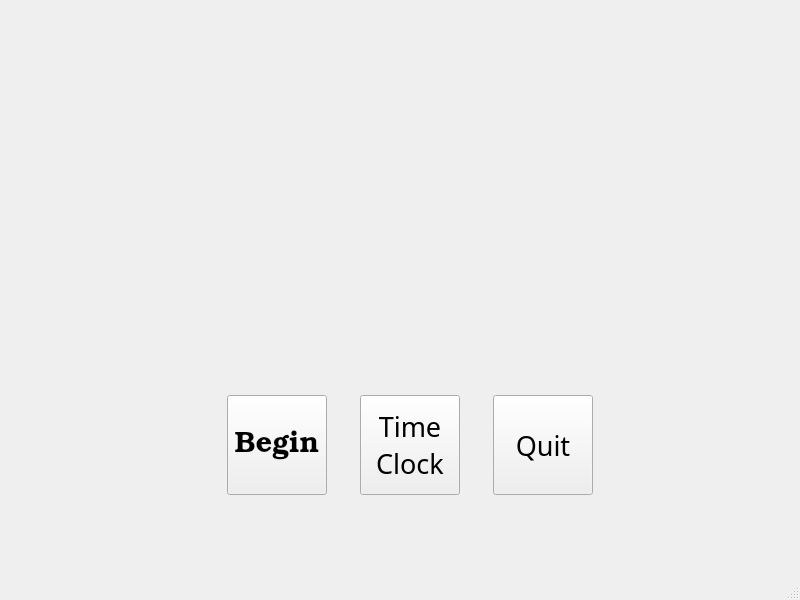
<?xml version="1.0" encoding="UTF-8"?>
<ui version="4.0">
 <class>MainWindow</class>
 <widget class="QMainWindow" name="MainWindow">
  <property name="geometry">
   <rect>
    <x>0</x>
    <y>0</y>
    <width>800</width>
    <height>600</height>
   </rect>
  </property>
  <property name="windowTitle">
   <string>Begin</string>
  </property>
  <widget class="QWidget" name="centralwidget">
   <widget class="QWidget" name="gridLayoutWidget">
    <property name="geometry">
     <rect>
      <x>200</x>
      <y>390</y>
      <width>420</width>
      <height>111</height>
     </rect>
    </property>
    <layout class="QGridLayout" name="gridLayout">
     <item row="0" column="3">
      <widget class="QPushButton" name="btn_quit">
       <property name="minimumSize">
        <size>
         <width>100</width>
         <height>100</height>
        </size>
       </property>
       <property name="maximumSize">
        <size>
         <width>100</width>
         <height>100</height>
        </size>
       </property>
       <property name="font">
        <font>
         <family>Book Antiqua</family>
         <pointsize>20</pointsize>
        </font>
       </property>
       <property name="text">
        <string>Quit</string>
       </property>
      </widget>
     </item>
     <item row="0" column="1">
      <widget class="QPushButton" name="btn_begin">
       <property name="sizePolicy">
        <sizepolicy hsizetype="Preferred" vsizetype="Preferred">
         <horstretch>0</horstretch>
         <verstretch>20</verstretch>
        </sizepolicy>
       </property>
       <property name="minimumSize">
        <size>
         <width>100</width>
         <height>100</height>
        </size>
       </property>
       <property name="maximumSize">
        <size>
         <width>100</width>
         <height>100</height>
        </size>
       </property>
       <property name="baseSize">
        <size>
         <width>12</width>
         <height>2</height>
        </size>
       </property>
       <property name="font">
        <font>
         <family>Bookman Old Style</family>
         <pointsize>22</pointsize>
         <stylestrategy>PreferAntialias</stylestrategy>
        </font>
       </property>
       <property name="text">
        <string>Begin</string>
       </property>
      </widget>
     </item>
     <item row="0" column="2">
      <widget class="QPushButton" name="btn_timeclock">
       <property name="minimumSize">
        <size>
         <width>100</width>
         <height>100</height>
        </size>
       </property>
       <property name="maximumSize">
        <size>
         <width>100</width>
         <height>100</height>
        </size>
       </property>
       <property name="font">
        <font>
         <family>Book Antiqua</family>
         <pointsize>20</pointsize>
         <stylestrategy>PreferAntialias</stylestrategy>
        </font>
       </property>
       <property name="text">
        <string>Time
Clock</string>
       </property>
      </widget>
     </item>
    </layout>
   </widget>
  </widget>
  <widget class="QMenuBar" name="menubar">
   <property name="geometry">
    <rect>
     <x>0</x>
     <y>0</y>
     <width>800</width>
     <height>21</height>
    </rect>
   </property>
  </widget>
  <widget class="QStatusBar" name="statusbar"/>
 </widget>
 <resources/>
 <connections/>
</ui>
